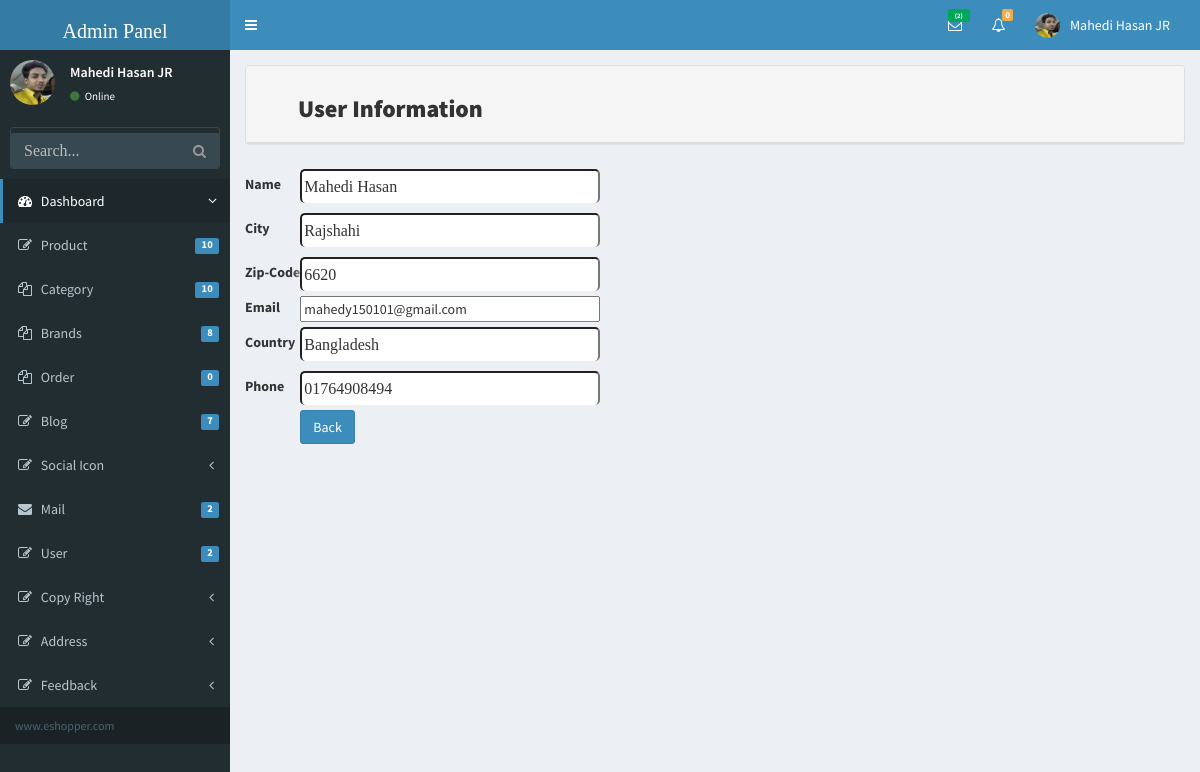
Page /admin/viewaddress.php?address=1 (signed in) on the committed database.
### tables this page shows
CREATE TABLE `tbl_customer` (
  `id` int(11) NOT NULL,
  `name` varchar(32) NOT NULL,
  `city` varchar(32) NOT NULL,
  `zip` int(11) NOT NULL,
  `email` varchar(32) NOT NULL,
  `country` varchar(32) NOT NULL,
  `phone` varchar(32) NOT NULL,
  `password` varchar(32) NOT NULL
);

### library/Database.php (called while the page is built, shortened)
<?php
Class Database{
	public $host   = DB_HOST;
	public $user   = DB_USER;
	public $pass   = DB_PASS;
	public $dbname = DB_NAME;
	public $link;
	private function connectDB(){
	$this->link = new mysqli($this->host, $this->user, $this->pass, $this->dbname);
     $this->link->query("set_character_setresults='utf8'");
     $this->link->set_charset("utf8");
   }
	public function select($query){
		$result = $this->link->query($query) or die($this->link->error.__LINE__);
		if($result->num_rows > 0){
			return $result;
		} else {
			return false;
		}
	}
}

### library/Session.php (called while the page is built, shortened)
<?php
class Session
{
	public static function get($key){
		if (isset($_SESSION[$key])){
			$result = $_SESSION[$key];
		}
		if (isset($result)) {
			return $result;
		}else{
			return false;
		}
	}
}
?>

### admin/viewaddress.php (the view)
<?php include('include/header.php'); ?>
   <?php include('include/sidebar.php');  ?>
      <?php
           if (isset($_GET["address"])){
            $address = preg_replace('/[^-a-zA-Z0-9_]/', '',$_GET['address']);
              }
        ?>
      <div class="content-wrapper">
        <section class="content">
          <div class="row">
         <div class="col-md-12">
            <div class="panel panel-default">
              <div class="panel-heading">
                <h3>User Information</h3>
              </div>
          </div>
 <form action="" method="post">
    <table>
       <?php
          $query = "SELECT * FROM tbl_customer WHERE id='$address'";
          $getpost = $db->select($query);
          if ($getpost) {
           while ( $postresult = $getpost->fetch_assoc()){
         ?>
        <tr>
            <td>
                <label>Name</label>
            </td>
            <td>
                <input type="text" readonly="" class="medium" name="name" value="<?php echo $postresult['name'];?>"/>
            </td>
        </tr>
         <tr>
            <td>
                <label>City</label>
            </td>
            <td>
                <input type="text"  readonly="" class="medium" name="username" value="<?php echo $postresult['city'];?>">
            </td>
        </tr>
         <tr>
            <td>
                <label>Zip-Code</label>
            </td>
            <td>
                <input type="text"  readonly="" class="medium" name="username" value="<?php echo $postresult['zip'];?>">
            </td>
        </tr>
         <tr>
            <td>
                <label>Email</label>
            </td>
            <td>
                <input style="width: 300px;" type="email" class="medium" name="email"  readonly="" value="<?php echo $postresult['email'];?>" />
            </td>
        </tr>
         <tr>
            <td>
                <label>Country</label>
            </td>
            <td>
                <input type="text" readonly="" class="medium" name="username" value="<?php echo $postresult['country'];?>">
            </td>
        </tr>
          <tr>
            <td>
                <label>Phone</label>
            </td>
            <td>
                <input type="text"  readonly="" class="medium" name="username" value="<?php echo $postresult['phone'];?>">
            </td>
        </tr>
         <tr>
            <td>
            </td>
            <td>
               <a href="orderlist.php" class="btn btn-primary">Back</a>
            </td>
        </tr>
        <?php  } } ?>
    </table>
    </form>
            </div>
          </div>
        </section>
      </div>
    </div>
  <?php include('include/footer.php'); ?>

### admin/include/header.php (shortened to what this page needs)
<?php include '../library/Session.php';
?>
<?php include '../library/Database.php'; ?>
<?php
 $db = new Database();
?>
<!DOCTYPE html>
<html>
  <head>
    <link href="bootstrap/css/bootstrap.min.css" rel="stylesheet" type="text/css" />
    <link href="https://maxcdn.bootstrapcdn.com/font-awesome/4.3.0/css/font-awesome.min.css" rel="stylesheet" type="text/css" />
    <link href="http://code.ionicframework.com/ionicons/2.0.0/css/ionicons.min.css" rel="stylesheet" type="text/css" />
    <link href="dist/css/AdminLTE.min.css" rel="stylesheet" type="text/css" />
    <link href="dist/css/skins/_all-skins.min.css" rel="stylesheet" type="text/css" />
    <link href="dist/css/font-awesome.min.css" rel="stylesheet" type="text/css" />
    <link rel="stylesheet" type="text/css" href="dist/css/form.css">
    <link rel="stylesheet" href="//code.jquery.com/ui/1.12.1/themes/base/jquery-ui.css">
  </head>
  <body class="skin-blue">
    <div class="wrapper">
      <header class="main-header">
        <a href="index.php" class="logo"><h1 style="font-family: impact; font-size: 20px;">Admin Panel</h1></a>
        <nav class="navbar navbar-static-top" role="navigation">
          <a href="#" class="sidebar-toggle" data-toggle="offcanvas" role="button">
          </a>
          <div class="navbar-custom-menu">
            <ul class="nav navbar-nav">
              <li class="dropdown messages-menu">
                <a href="#" class="dropdown-toggle" data-toggle="dropdown">
                  <i class="fa fa-envelope-o"></i>
                  <span class="label label-success">
            <?php
              $query  = "SELECT * FROM tbl_contact where flag = '0'";
              $result = $db->select($query);
              if ($result) {
                $i=0;
                while ($data = $result->fetch_assoc()) {
                 $i++;
               ?>
               <?php } } ?>
                  <span class="label label-success"><?php if (isset($i)) {
                   echo "($i)";
                  } else echo"0" ?></span>
                </a>
              </li>
              <li class="dropdown notifications-menu">
                <a href="#" class="dropdown-toggle" data-toggle="dropdown">
                  <i class="fa fa-bell-o"></i>
                  <span class="label label-warning"><?php if (isset($m)) {
                   echo "($m)";
                  } else echo"0" ?></span>
                </a>
              </li>
             <?php
                $userId = Session::get('userId');
             ?>
         <?php
              $query  = "SELECT * FROM tbl_admin where id = '$userId'";
              $result = $db->select($query);
              if ($result) {
                while ($data = $result->fetch_assoc()) {
          ?>
              <li class="dropdown user user-menu">
                <a href="#" class="dropdown-toggle" data-toggle="dropdown">
                  <img src="<?php  echo $data['image']; ?>" class="user-image" alt="User Image"/>
                  <span class="hidden-xs"><?php  echo $data['name']; ?></span>
                </a>
              </li>
            <?php } } ?>
            </ul>
          </div>
        </nav>
      </header>

### admin/include/sidebar.php (shortened to what this page needs)
  <aside class="main-sidebar">
    <section class="sidebar">
     <div class="user-panel">
<?php
$userId = Session::get('userId');
?>
     <?php
             $query  = "SELECT * FROM tbl_admin where id = '$userId'";
          $result = $db->select($query);
          if ($result) {
            while ($data = $result->fetch_assoc()) {
           ?>
        <div class="pull-left image">
          <img src="<?php  echo $data['image']; ?>" class="img-circle" alt="User Image" />
        </div>
        <div class="pull-left info">
          <p><?php  echo $data['name']; ?></p>
          <a href="#"><i class="fa fa-circle text-success"></i> Online</a>
        </div>
        <?php } } ?>
      </div>
      <form action="search.php" method="get" class="sidebar-form">
        <div class="input-group">
          <input type="text" name="search" class="form-control" placeholder="Search..."/>
          <span class="input-group-btn">
            <button type='submit' name='submit' id='search-btn' class="btn btn-flat" style="margin-top: 5px;"><i class="fa fa-search"></i></button>
          </span>
        </div>
      </form>
      <ul class="sidebar-menu">
        <li class="active treeview">
          <a href="index.php">
            <i class="fa fa-dashboard"></i> <span>Dashboard</span> <i class="fa fa-angle-left pull-right"></i>
          </a>
        </li>
        <li class="treeview">
          <a href="#">
            <i class="fa fa-edit"></i>
            <span>Product</span>
       <?php
             $query  = "SELECT * FROM tbl_product";
          $result = $db->select($query);
          if ($result) {
            $i=0;
            while ($data = $result->fetch_assoc()) {
             $i++;
              }
            }
       ?>
            <span class="label label-primary pull-right"><?php
            if (isset($i)) {
              echo $i;
             } ?></span>
          </a>
        </li>
          <li class="treeview">
          <a href="#">
            <i class="fa fa-files-o"></i>
            <span>Category</span>
          <?php
             $query  = "SELECT * FROM tbl_category";
              $result = $db->select($query);
               if ($result) {
                $j=0;
                while ($data = $result->fetch_assoc()) {
               $j++;
              }
            }
           ?>
            <span class="label label-primary pull-right"><?php
            if (isset($j)) {
              echo $j;
             } ?></span>
          </a>
        </li>
         <li class="treeview">
          <a href="#">
            <i class="fa fa-files-o"></i>
            <span>Brands</span>
             <?php
             $query  = "SELECT * FROM tbl_brand";
              $result = $db->select($query);
               if ($result) {
                $k=0;
                while ($data = $result->fetch_assoc()) {
               $k++;
              }
            }
           ?>
            <span class="label label-primary pull-right"><?php
            if (isset($k)) {
              echo $k;
             } ?></span>
          </a>
        </li>
         <li class="treeview">
          <a href="#">
            <i class="fa fa-files-o"></i>
            <span>Order</span>
            <span class="label label-primary pull-right"><?php
            if (isset($m)) {
              echo $m;
             } else { echo "0"; } ?></span>
          </a>
        </li>
         <li class="treeview">
          <a href="#">
            <i class="fa fa-edit"></i>
            <span>Blog</span>
        <?php
             $query  = "SELECT * FROM tbl_blog";
              $result = $db->select($query);
               if ($result) {
                $n=0;
                while ($data = $result->fetch_assoc()) {
               $n++;
              }
            }
         ?>
            <span class="label label-primary pull-right"><?php
            if (isset($n)) {
              echo $n;
             } else { echo "0"; } ?></span>
          </a>
        </li>
        <li class="treeview">
          <a href="#">
            <i class="fa fa-edit"></i> <span>Social Icon</span>
            <i class="fa fa-angle-left pull-right"></i>
          </a>
        </li>
        <li class="treeview">
          <a href="#">
            <i class="fa fa-envelope"></i> <span>Mail</span>
           <?php
             $query  = "SELECT * FROM tbl_contact where flag='0'";
               $result = $db->select($query);
               if ($result) {
                 $o=0;
                while ($data = $result->fetch_assoc()) {
               $o++;
              }
            }
           ?>
            <span class="label label-primary pull-right"><?php
            if (isset($o)) {
              echo $o;
             } else { echo "0"; } ?></span>
          </a>
        </li>
        <li class="treeview">
          <a href="#">
            <i class="fa fa-edit"></i> <span>User</span>
            <?php
           $query  = "SELECT * FROM tbl_admin";
             $result = $db->select($query);
              if ($result) {
               $q=0;
                while ($data = $result->fetch_assoc()) {
               $q++;
              }
            }
           ?>
             <small class="label label-primary pull-right"><?php
            if (isset($q)) {
              echo $q;
             } else { echo "0"; } ?></small>
          </a>
        </li>
        <li class="treeview">
          <a href="#">
            <i class="fa fa-edit"></i> <span>Copy Right</span>
            <i class="fa fa-angle-left pull-right"></i>
          </a>
        </li>
         <li class="treeview">
          <a href="#">
            <i class="fa fa-edit"></i> <span>Address</span>
            <i class="fa fa-angle-left pull-right"></i>
          </a>
        </li>
        <li class="treeview">
          <a href="#">
            <i class="fa fa-edit"></i> <span>Feedback</span>
            <i class="fa fa-angle-left pull-right"></i>
          </a>
        </li>
        <li class="header">www.eshopper.com</li>
      </ul>
    </section>
  </aside>

### rows in the picture
tbl_customer: name "Mahedi Hasan", username "Rajshahi", username "6620", email "mahedy150101@gmail.com", username "Bangladesh", username "01764908494"

### other values in the picture
$i "2"
$data['name'] "Mahedi Hasan JR"
$i "10"
$j "10"
$k "8"
$n "7"
$o "2"
$q "2"
